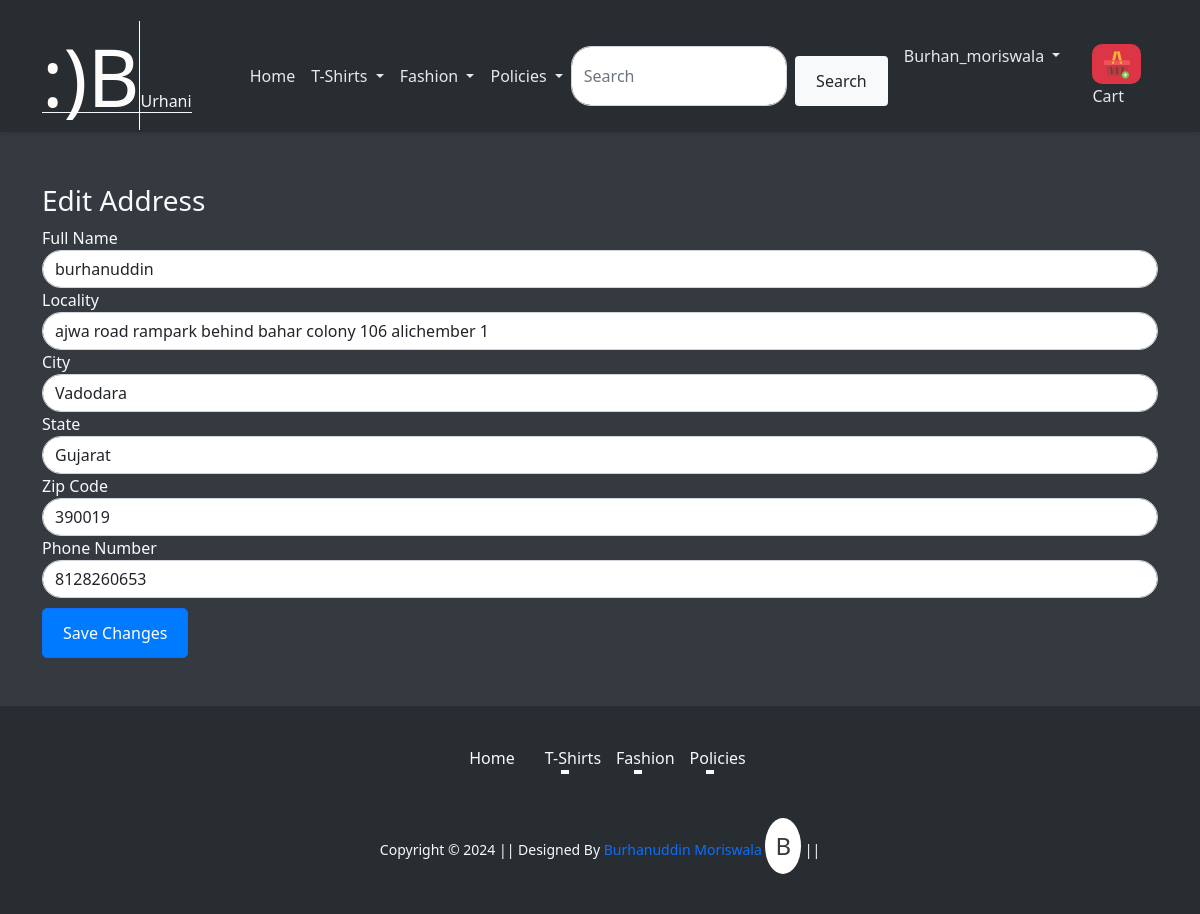
Page /edit-address/13/ (signed in) on the committed database.
### app/models.py (models this page shows, shortened)
class Customer(models.Model):
    user = models.OneToOneField(User, on_delete=models.CASCADE)
    name = models.CharField(max_length=200)
    locality = models.CharField(max_length=200)
    city = models.CharField(max_length=50)
    zipcode = models.IntegerField(null=True, blank=True)
    state = models.CharField(choices=STATE_CHOICES, max_length=50)
    phone_number = models.CharField(max_length=15, blank=True, null=True)
    email = models.EmailField(max_length=254, null=True, blank=True)
    date_of_birth = models.DateField(null=True, blank=True)

### app/views.py (the view, shortened to what this page needs)
# urls.py: path('edit-address/<int:id>/', views.edit_address, name='edit_address'),    # URL for editing address
@login_required
def edit_address(request, id):
    customer = get_object_or_404(Customer, id=id, user=request.user)
    return render(request, 'app/edit_address.html', {
        'customer': customer,
        'STATE_CHOICES': STATE_CHOICES # Make sure this is passed to the template
    })

### app/templates/app/edit_address.html (shortened to what this page needs)
{% extends 'app/base.html' %}
{% block main-content %}
  <div class="container block-main mb-5">
    <h3>Edit Address</h3>
    <form method="POST">
      <div class="form-group">
        <label for="name">Full Name</label>
        <input type="text" name="name" id="name" class="form-control" value="{{ customer.name }}" required>
      </div>
      <div class="form-group">
        <label for="locality">Locality</label>
        <input type="text" name="locality" id="locality" class="form-control" value="{{ customer.locality }}" required>
      </div>
      <div class="form-group">
        <label for="city">City</label>
        <input type="text" name="city" id="city" class="form-control" value="{{ customer.city }}" required>
      </div>
      <div class="form-group">
        <label for="state">State</label>
        <select name="state" id="state" class="form-control">
            {% for state, state_name in STATE_CHOICES %}
                <option value="{{ state }}" {% if customer.state == state %} selected {% endif %}>
                    {{ state_name }}
                </option>
            {% endfor %}
        </select>
    </div>
      <div class="form-group">
        <label for="zipcode">Zip Code</label>
        <input type="text" name="zipcode" id="zipcode" class="form-control" value="{{ customer.zipcode }}" required>
      </div>
      <div class="form-group">
        <label for="phone_number">Phone Number</label>
        <input type="text" name="phone_number" id="phone_number" class="form-control" value="{{ customer.phone_number }}" required>
      </div>
      <button type="submit" class="btn btn-primary">Save Changes</button>
    </form>
  </div>
{% endblock %}

### app/templates/app/base.html (shortened to what this page needs)
<!doctype html>
{% load static %}
<html lang="en">
<head>
    <link rel="stylesheet" href="https://cdn.jsdelivr.net/npm/boxicons@latest/css/boxicons.min.css">
    <link href="https://cdn.jsdelivr.net/npm/bootstrap@5.0.0-beta1/dist/css/bootstrap.min.css" rel="stylesheet">
    <link rel="stylesheet" href="{% static 'css/owl.carousel.min.css' %}">
    <link rel="stylesheet" href="{% static 'css/all.min.css' %}">
    <link rel="stylesheet" href="{% static 'css/style.css' %}">
</head>
<body>
    <div class="container topbar bg-light d-none d-lg-block">
        <div class="d-flex justify-content-between">
            <div class="top-info ps-2">
                <small class="me-3"> <a href="#" class="text-white">123 Street, New York</a></small>
                <small class="me-3"><a href="#" class="text-white">Email@Example.com</a></small>
            </div>
            <div class="top-link pe-2">
                <a href="#" class="text-white"><small class="text-white mx-2">Privacy Policy</small>/</a>
                <a href="#" class="text-white"><small class="text-white mx-2">Terms of Use</small>/</a>
                <a href="#" class="text-white"><small class="text-white ms-2">Sales and Refunds</small></a>
            </div>
        </div>
    </div>
    <nav class="navbar navbar-expand-lg" id="navbar">
        <div class="container">
            <a class="text-decoration-none text-dark logo" href="{% url 'home' %}">
                <span class="Urhani"><strong class="display-1 B"><span class="smile">:)</span>B</strong>Urhani</span>
            </a>
            <div class="collapse navbar-collapse" id="navbarSupportedContent">
                <ul class="navbar-nav me-auto mb-2 mb-lg-0">
                    <li class="nav-item">
                        <a class="nav-link active" aria-current="page" href="/">Home</a>
                    </li>
                    <li class="nav-item dropdown">
                        <a class="nav-link dropdown-toggle" href="#" id="electronicsDropdown" role="button" data-bs-toggle="dropdown" aria-expanded="false">
                            T-Shirts
                        </a>
                    </li>
                    <li class="nav-item dropdown">
                        <a class="nav-link dropdown-toggle" href="#" id="fashionDropdown" role="button" data-bs-toggle="dropdown" aria-expanded="false">
                            Fashion
                        </a>
                    </li>
                    <li class="nav-item dropdown">
                        <a class="nav-link dropdown-toggle" href="#" id="policiesDropdown" role="button" data-bs-toggle="dropdown" aria-expanded="false">
                            Policies
                        </a>
                    </li>
                </ul>
                <div class="position-relative">
                    <form class="d-flex" id="searchForm">
                        <input class="form-control me-2" type="search" id="searchInput" placeholder="Search" aria-label="Search" required>
                        <button class="btn bg-light text-dark rounded " type="submit">Search</button>
                    </form>
                </div>
                <div>
                    <ul class="navbar-nav me-auto mb-2 mb-lg-0">
                        {% if request.user.is_authenticated %}
                            <li class="nav-item dropdown mx-2">
                                <a class="nav-link dropdown-toggle" href="#" id="profileDropdown" role="button" data-bs-toggle="dropdown" aria-expanded="false">
                                    <span class="text-capitalize">{{ request.user }}</span>
                                </a>
                            </li>
                            <li class="nav-item mx-2">
                                <a href="{% url 'showcart' %}" class="nav-link"><span class="badge bg-danger"><i><img src="{% static 'images/add-to-cart.png' %}" clas="dipimg" ></i></span> Cart</a>
                            </li>
                        {% endif %}
                    </ul>
                </div>
            </div>
        </div>
    </nav>
    {% block main-content  %} {% endblock main-content %}
    <footer class="container-fluid footer ">
        <div class="footer-links">
            <a class="footer-link" href="{% url 'home'%}">Home</a>
            <div class="dropdown">
                <a class="footer-link dropdown-toggle" href="#" id="tshirtsDropdown" role="button" data-bs-toggle="dropdown" aria-expanded="false">
                    T-Shirts
                </a>
            </div>
            <div class="dropdown">
                <a class="footer-link dropdown-toggle" href="#" id="fashionDropdownFooter" role="button" data-bs-toggle="dropdown" aria-expanded="false">
                    Fashion
                </a>
            </div>
            <div class="dropdown">
                <a class="footer-link dropdown-toggle" href="#" id="policiesDropdownFooter" role="button" data-bs-toggle="dropdown" aria-expanded="false">
                    Policies
                </a>
            </div>
        </div>
        <small class="text-light copyright">Copyright &copy; 2024 || Designed By
            <a href="https://burhanuddin-moriswala-portfolio.netlify.app/" target="_blank" class="text-decoration-none ">
                Burhanuddin Moriswala
                <span class="burhan">B</span>
            </a> ||
        </small>
</body>
</html>

### app/static/css/style.css (style rules this page uses)
:root { --primary-color: #007bff; --secondary-color: #28a745; --dark-color: #343a40; --light-color: #f8f9fa; --text-color: #343a40; --error-color: #dc3545; --hover-bg-color: #e2e6ea; --hover-color: #0056b3; --shadow: rgba(0, 0, 0, 0.1); --border-color-light: #d1d1d1; --border-color-dark: #333; }
body { font-family: 'Segoe UI', Tahoma, Geneva, Verdana, sans-serif; background-color: var(--dark-color); color: var(--light-color); margin: 0; }
.container { margin-top: 20px; }
.block-main { margin-top: 130px; }
.logo { margin-right: 50px; }
.B { border-right: 1px solid #ffffff; color: rgb(254, 251, 251); }
.Urhani { border-bottom: 1px solid #f8f8f8; color: rgb(245, 245, 245); }
.topbar { padding: 10px 0; margin-bottom: 80px; }
.top-info small, .top-link a { color: #ffffff; }
.navbar { box-shadow: 0 2px 5px var(--shadow); }
.nav-link { color: #e8e8e8 !important; font-weight: 500; transition: color 0.3s; }
.form-control { border-radius: 20px; border: 1px solid #ced4da; transition: border-color 0.3s; }
.btn-primary { border-radius: 20px; }
footer { background-color: #282d32; color: var(--light-color); padding: 40px 20px; display: flex; flex-direction: column; align-items: center; text-align: center; position: relative; bottom: 0; }
.footer-links { display: flex; justify-content: center; flex-wrap: wrap; margin-bottom: 20px; }
.footer-link { color: var(--light-color); text-decoration: none; margin: 0 15px; transition: color 0.3s ease; position: relative; }
.footer-link::after { content: ""; display: block; height: 2px; background: #f8f9fa; width: 0; transition: width 0.3s ease; margin: auto; }
.burhan { border-radius: 50%; background-color: #ffffff; color: var(--text-color); font-size: 1.5rem; padding: 10px; display: inline-block; }
.badge { background-color: var(--error-color); font-size: 0.8rem; border-radius: 10px; }
@media (min-width: 769px) { .navbar-collapse { justify-content: space-between; } }
@media (min-width: 769px) { .topbar { display: block; } }
@media (min-width: 769px) { .block-main { margin-top: 120px; } }
.btn { display: inline-block; padding: 12px 20px; background-color: var(--primary-color); color: #fff; border-radius: 5px; text-decoration: none; transition: background-color 0.3s, transform 0.2s; }
.btn { margin-top: 10px; }

### app/templates/app/base.html (style rules this page uses)
#navbar { position: fixed; top: 0; width: 100%; background-color: #282d32; transition: top 0.3s; z-index: 1000; }

### rows in the picture
Customer: name "burhanuddin", locality "ajwa road rampark behind bahar colony 106 alichember 1", city "Vadodara", state "Gujarat", zipcode "390019", phone_number "8128260653"

### other values in the picture
{{ request.user }} "Burhan_moriswala"
